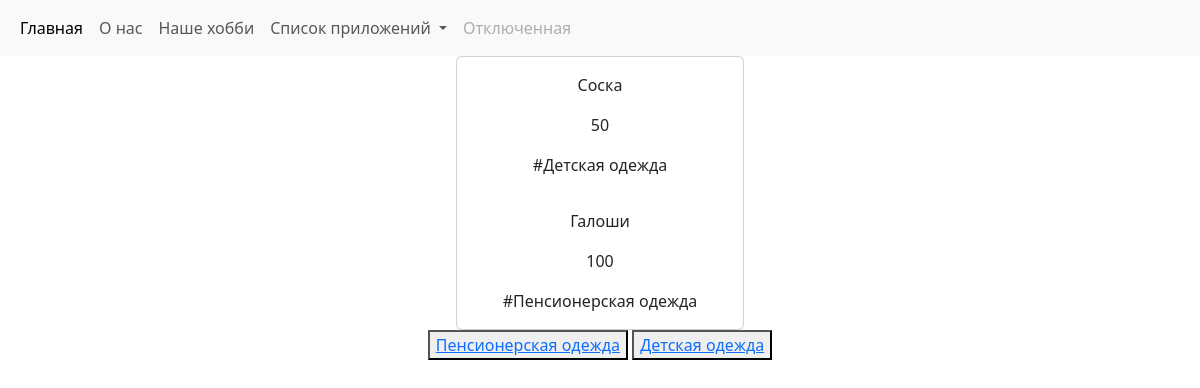
The app's page /all_cloth/ with its own data.
### cloth/models.py (models this page shows, shortened)
class Cloth(models.Model):
    name = models.CharField(max_length=100)
    price = models.PositiveIntegerField(default=1050)
    tags = models.ManyToManyField(TagCloth)

class TagCloth(models.Model):
    name = models.CharField(max_length=100)

### cloth/views.py (the view)
# urls.py: path("all_cloth/", views.AllClothView.as_view(), name="all_cloth"),
class AllClothView(generic.ListView):
    template_name = "cloth/all_cloth.html"
    context_object_name = "cloth"
    model = models.Cloth
    def get_queryset(self):
        return self.model.objects.filter().order_by("-id")

### templates/cloth/all_cloth.html
{% include 'header.html' %}
<center>
  <div class="card" style="width: 18rem;">
    {% for i in cloth %}
      <div class="card-body">
        <p class="card-text">{{ i.name }}</p>
        <p class="card-text">{{ i.price }}</p>
        {% for j in i.tags.all %}
        <p class="card-text">#{{ j.name }}</p>
        {% endfor %}
      </div>
    {% endfor %}
  </div>
  <button><a href="/elder_cloth/">Пенсионерская одежда</a></button>
  <button><a href="/childish_cloth/">Детская одежда</a></button>
</center>

### records on screen
Cloth: name "Соска", price "50"
TagCloth: name "Детская одежда"
Cloth: name "Галоши", price "100"
TagCloth: name "Пенсионерская одежда"
